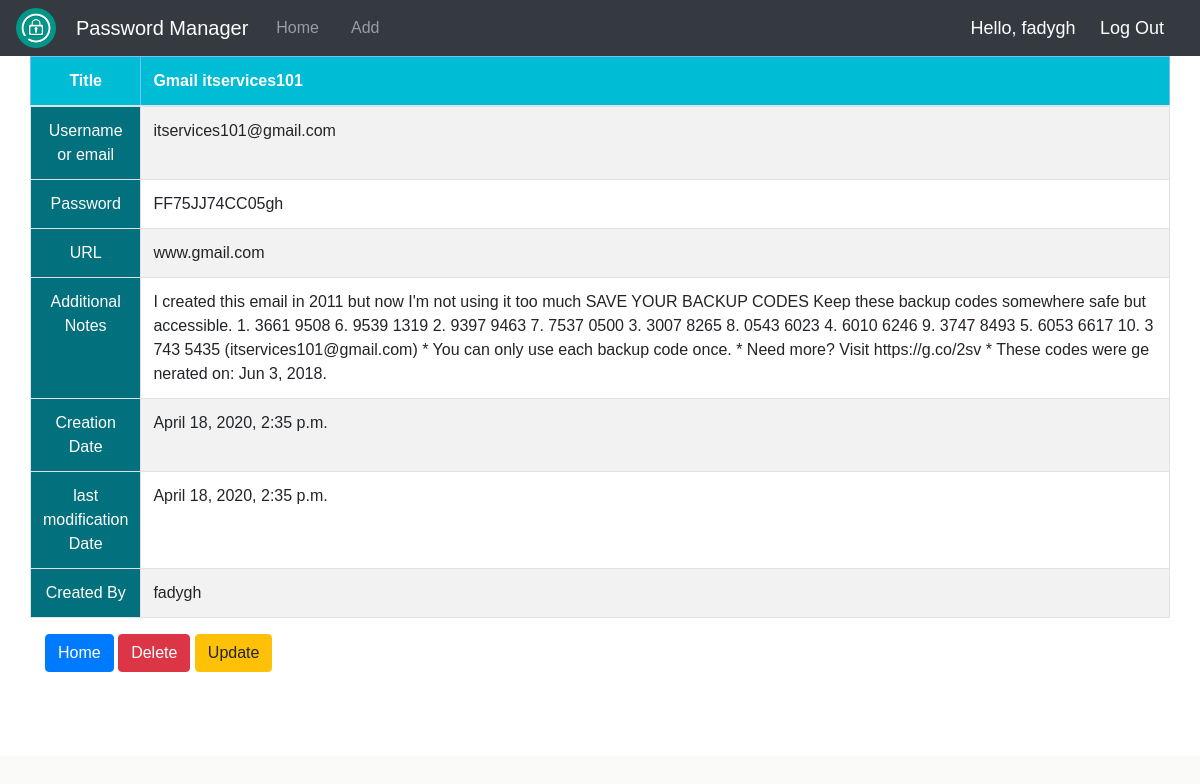
The page /view/1/ (signed in) on the database its author committed.
### passmjrapp/models.py (models this page shows)
class PasswordAccount(models.Model):
    title = models.CharField(max_length=45, blank=True, default=None, null=True)
    username = models.CharField(max_length=45, blank=True, null=True)
    password = models.CharField(max_length=45, blank=True, null=True)
    url = models.CharField(max_length=100, blank=True, null=True)
    additional_notes = models.TextField(blank=True,default=None, null=True)
    creation_date = models.DateTimeField(auto_now_add=True, blank=True, null=True)
    last_modified = models.DateTimeField(auto_now_add=True, blank=True, null=True)
    user = models.ForeignKey(User,default=None, on_delete=models.CASCADE)
    def __str__(self):
        return self.title

### passmjrapp/views.py (the view)
# urls.py: path('view/<str:pk>/', views.view, name='view'),
@login_required(login_url='login')
def view(request, pk):
    data = PasswordAccount.objects.get(id=pk)
    context = {'data':data}
    return render(request, 'view.html',context)

### passmjrapp/templates/view.html
{% extends 'base.html' %}
{% block content %}
<div class="col-md table-box">
		<div class="container-fluid">
        <table class="table table-striped table-bordered table-hover cellspacing="0" width="100%">
          <thead class="table-primary">
            <tr>
            <th class="th-sm">Title</th>
              <th class="th-sm">{{data}}</th>
            </tr>
          </thead>
          <tbody>
            <tr>
                <td>Username or email</td>
                <td class="break">{{data.username}}</td>
            </tr>
            <tr>
                <td>Password</td>
                <td class="break">{{data.password}}</td>
            </tr>
            <tr>
                <td>URL</td>
                <td class="break">{{data.url}}</td>
            </tr>
            <tr>
                <td>Additional Notes</td>
                <td class="break">{{data.additional_notes}}</td>
            </tr>
            <tr>
                <td>Creation Date</td>
                <td class="break">{{data.creation_date}}</td>
            </tr>
            <tr>
                <td>last modification Date</td>
                <td class="break">{{data.last_modified}}</td>
            </tr>
            <tr>
                <td>Created By</td>
                <td class="break">{{data.user}}</td>
            </tr>
          </tbody>
        </table>
        <div class="container-fluid">
            <a class="btn btn-primary" href="{% url 'home' %}">Home</a>
            <a class="btn btn-danger" href="{% url 'delete' data.id %}">Delete</a>
            <a class="btn btn-warning" href="{% url 'update' data.id %}">Update</a>
        </div>
        <br>
        <br>
  </div>
</div>
 {% endblock %}

### passmjrapp/templates/navbar.html (shortened to what this page needs)
{% load static %}
{% include "head_css.html" %}
<nav class="navbar navbar-expand-lg navbar-dark bg-dark">
<a href="{% url 'home' %}">
<img  width="40px"src="{% static 'passmjrapp/images/logo.png' %}" alt="">
</a>
  <a class="navbar-brand brand" href="{% url 'home' %}">Password Manager</a>
  <div class="collapse navbar-collapse" id="navbarSupportedContent">
    <ul class="navbar-nav mr-auto">
      <li
          {% if '/' == request.path %}
            class="nav-item active mr-3"
            {% else %}
            class="nav-item mr-3"
            {% endif %}
          >
        <a class="nav-link" href="{% url 'home' %}">Home <span class="sr-only">(current)</span></a>
      </li>
      <li
          {% if 'create' in request.path %}
            class="nav-item active mr-3"
            {% else %}
            class="nav-item mr-3"
            {% endif %}
          >
        <a class="nav-link" href="{% url 'create' %}">Add</a>
      </li>
    </ul>
  </div>
  <div>
    <span class="hello-msg">Hello, {{request.user}}</span>
    <span><a class="hello-msg" href="{% url 'logout' %}">Log Out</a></span>
  </div>
</nav>

### passmjrapp/static/passmjrapp/css/styles.css (style rules this page uses)
body { margin: 0; padding: 0; justify-content: center; align-items: center; height: 100vh; font-family: sans-serif; background-color: #fafbf8; }
.break { word-break: break-all; }
.table-box { height: 700px; overflow-y: scroll; background: #fff; box-shadow: 0 10px 100px rgba(0,0,0,0,5); }
table, th, td { border: 1px solid #005277; border-collapse: collapse; text-align: left; }
th { position: sticky; top: 0; background: #00bcd4; color: #fff; box-sizing: border-box; }
tr th:nth-child(1) { width: 60px; text-align: center; color: #fff; }
tr td:nth-child(1) { color: #fff; text-align: center; background: #03707d; }
.hello-msg { font-size: 18px; color: #ffffff; margin-right: 20px; }
.brand { margin-right: 20px; margin-left: 20px; }

### rows shown on the page
PasswordAccount: title "Gmail itservices101", username "itservices101@gmail.com", password "FF75JJ74CC05gh", url "www.gmail.com", additional_notes "I created this email in 2011 but now I'm not using it too much SAVE YOUR BACKUP CODES Keep these backup codes somewhere safe but accessible. 1. 3661 9508 6. 9539 1319 2. 9397 9463 7. 7537 0500 3. 3007 8265 8. 0543 6023 4. 6010 6246 9. 3747 8493 5. 6053 6617 10. 3743 5435 (itservices101@gmail.com) * You can only use each backup code once. * Need more? Visit https://g.co/2sv * These codes were generated on: Jun 3, 2018.", creation_date "April 18, 2020, 2:35 p.m.", last_modified "April 18, 2020, 2:35 p.m.", user "fadygh"

### other values the page prints
{{ request.user }} "fadygh"
